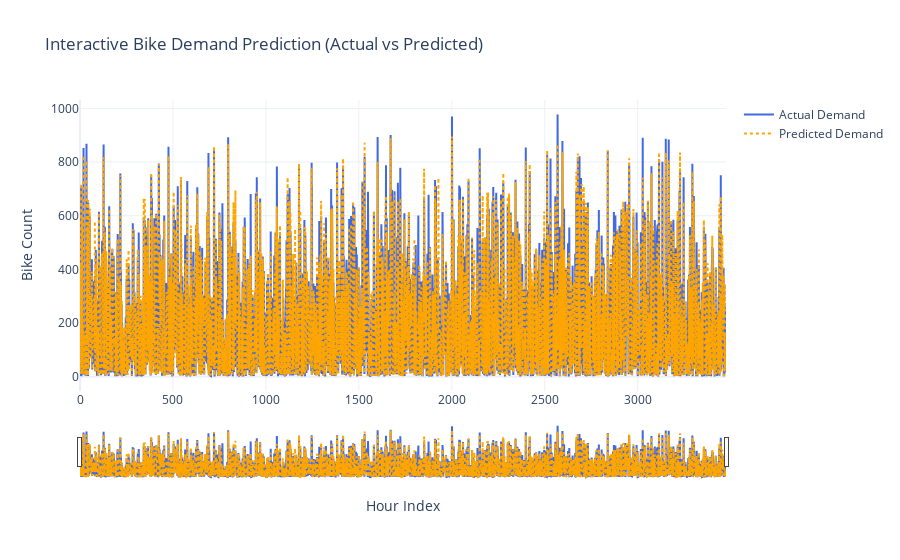

Write notebook code for a chart like this one.
### Code cell
# Creating a dataframe with actual and predicted values
time_df=pd.DataFrame({'Actual':y_test.values,'Predicted':rf_pred})

time_df.reset_index(drop=True,inplace=True)

fig=go.Figure()


fig.add_trace(go.Scatter(
    y=time_df['Actual'],
    mode='lines',
    name='Actual Demand',
    line=dict(color='royalblue')
))

fig.add_trace(go.Scatter(
    y=time_df['Predicted'],
    mode='lines',
    name='Predicted Demand',
    line=dict(color='orange',dash='dot')
))

fig.update_layout(
    title='Interactive Bike Demand Prediction (Actual vs Predicted)',
    xaxis_title='Hour Index',
    yaxis_title='Bike Count',
    hovermode='x unified',
    template='plotly_white'
)

fig.update_xaxes(rangeslider_visible=True)

fig.show()

### Figure 1 — Plotly figure (JSON) as saved in the notebook; plotly's stock layout.template omitted (floating-point values rounded to 4 significant figures; data arrays with more than 128 entries replaced by an {"elided": "..."} marker saying what was removed)
{"data": [{"line": {"color": "royalblue"}, "mode": "lines", "name": "Actual Demand", "type": "scatter", "y": {"elided": "3476 int values"}}, {"line": {"color": "orange", "dash": "dot"}, "mode": "lines", "name": "Predicted Demand", "type": "scatter", "y": {"elided": "3476 float values"}}], "layout": {"hovermode": "x unified", "title": {"text": "Interactive Bike Demand Prediction (Actual vs Predicted)"}, "xaxis": {"rangeslider": {"visible": true}, "title": {"text": "Hour Index"}}, "yaxis": {"title": {"text": "Bike Count"}}}}
